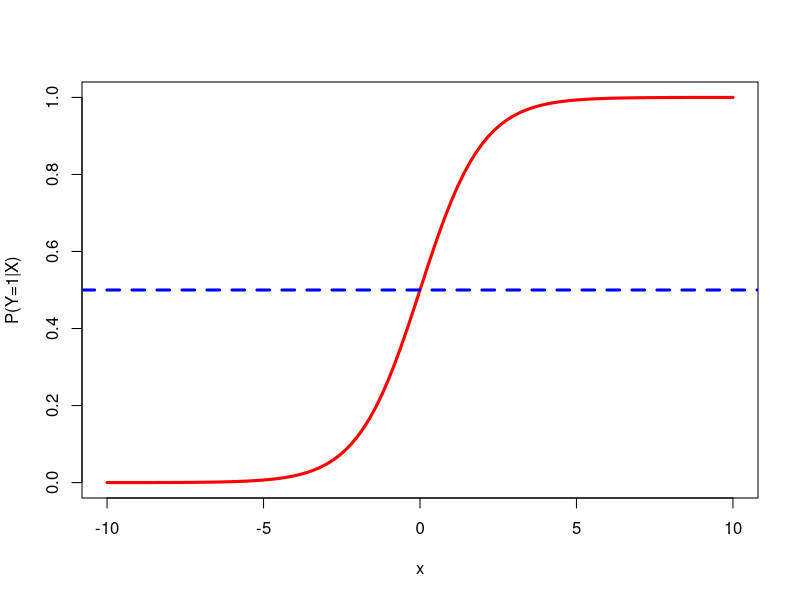
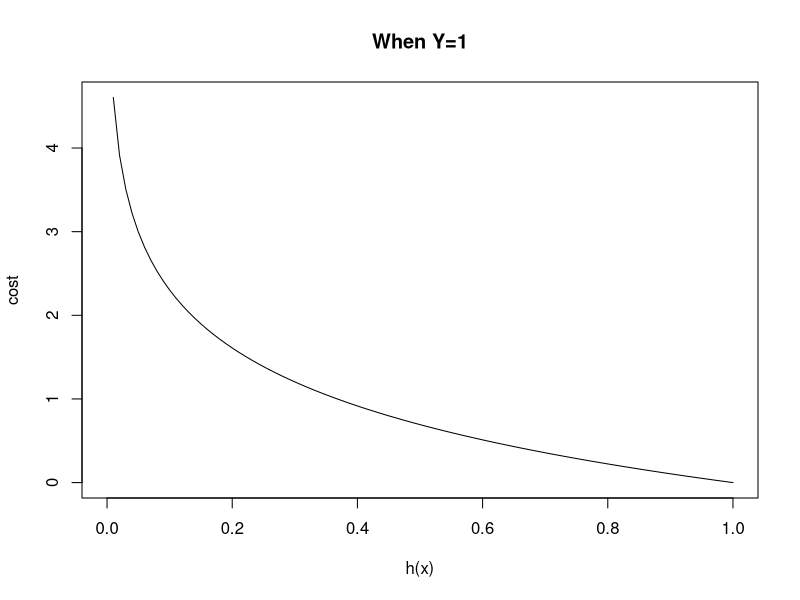
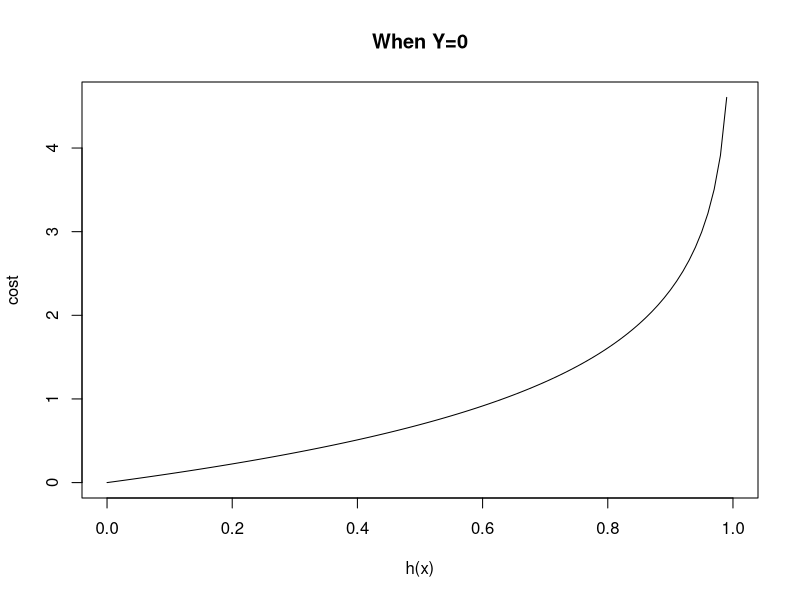
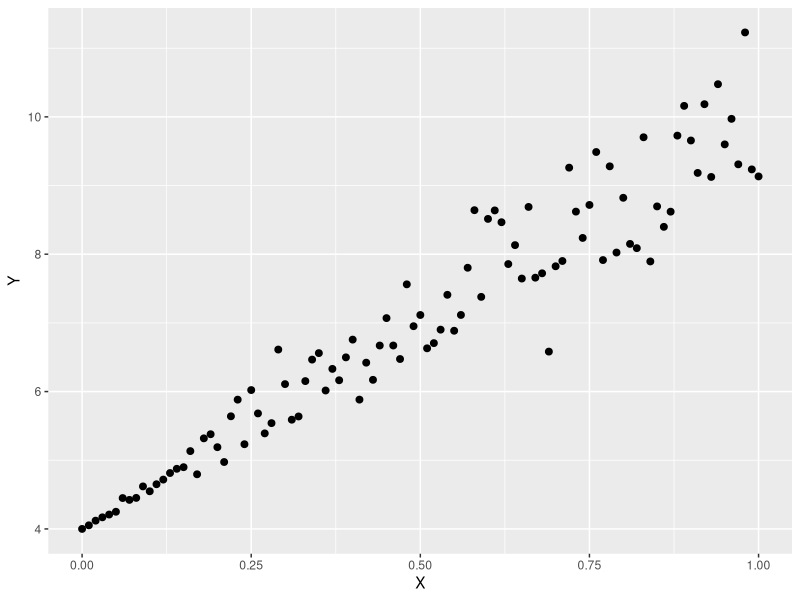
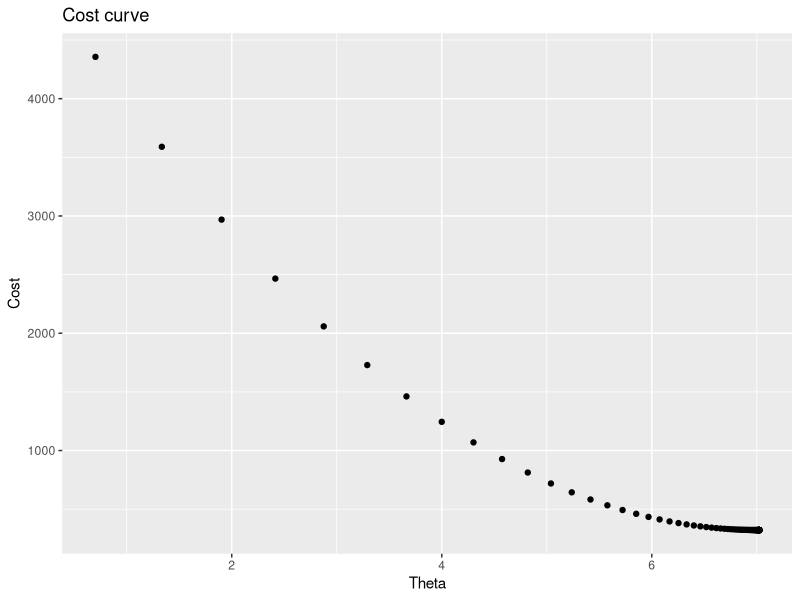
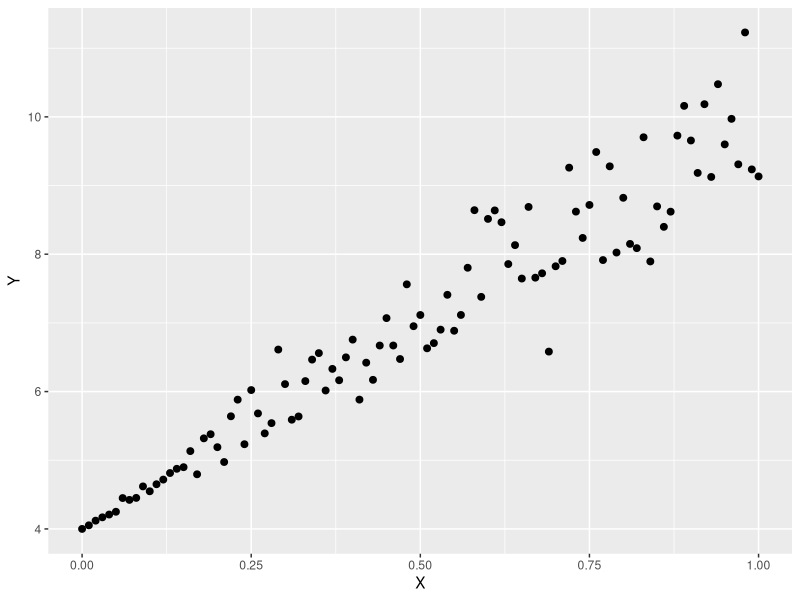
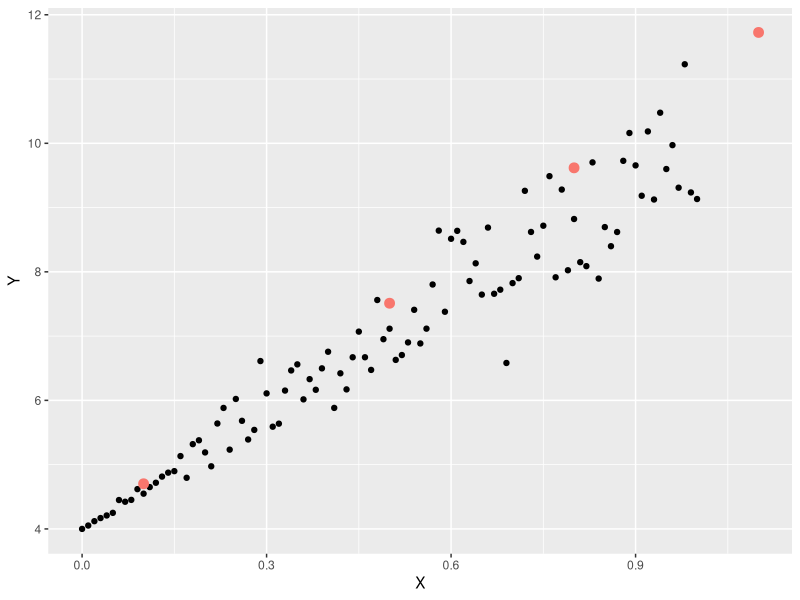

Reproduce these figures in R, in order.
## ---- chunk 1
library("MASS")
library(ggplot2)
data(menarche)
log_data <- data.frame(Y=menarche$Menarche/menarche$Total)
log_data$X <- menarche$Age

glm.out <- glm(cbind(Menarche, Total-Menarche) ~ Age,family=binomial(logit), data=menarche)
lm.out <- lm(Y~X, data=log_data)

log_data$fitted <- glm.out$fitted

data_points <- ggplot(log_data) + geom_point(aes(x=X,y=Y),color='blue',size=3)
line_points <- data_points + geom_abline(intercept = coef(lm.out)[1], slope = coef(lm.out)[2],color='green',size=1)
curve_points <- line_points + geom_line(aes(x=X,y=fitted),color='red',size=1) 
## ---- chunk 2
curve(1/(1+exp(-x)), from = -10, to = 10, ylab="P(Y=1|X)", col = 'red', lwd = 3.0)
abline(a=0.5, b=0, lty=2, col='blue', lwd = 3.0)
## ---- chunk 3
curve(-log(x),from = 0, to = 1, xlab="h(x)", ylab = "cost", main = "When Y=1")
curve(-log(1-x),from = 0, to = 1, xlab="h(x)", ylab = "cost", main = "When Y=0")
## ---- chunk 4
x <- seq(0,1,by=0.01)
y <- 4 + 3*x*rnorm(length(x),2,sd=0.3)
df <- data.frame(cbind(X=x,Y=y))

## take a look at the data
ggplot(data=df,aes(x=X,y=Y))+geom_point(size=2)
## ---- chunk 5
x <- cbind(1,x)  #Add ones to x  
theta<- c(0,0)  # initalize theta vector 
m <- nrow(x)  # Number of the observations 
grad_cost <- function(X,y,theta) return(sum(((X%*%theta)- y)^2))
## ---- chunk 6
gradDescent<-function(X,y,theta,iterations,alpha){
  m <- length(y)
  grad <- rep(0,length(theta))
  cost.df <- data.frame(cost=0,theta=0)
  
  for (i in 1:iterations){
    h <- X%*%theta
    grad <-  (t(X)%*%(h - y))/m
    theta <- theta - alpha * grad
    cost.df <- rbind(cost.df,c(grad_cost(X,y,theta),theta))    
  }  
  
  return(list(theta,cost.df))
}
## ---- chunk 7
## initialize X, y and theta
X1<-matrix(ncol=1,nrow=nrow(df),cbind(1,df$X))
Y1<-matrix(ncol=1,nrow=nrow(df),df$Y)

init_theta<-as.matrix(c(0))
grad_cost(X1,Y1,init_theta)

iterations = 100
alpha = 0.1
results <- gradDescent(X1,Y1,init_theta,iterations,alpha)
## ---- chunk 8
theta <- results[1][[1]]
cost.df <- results[2]
cost.df <- as.data.frame(cost.df)[-1,]
ggplot(cost.df,aes(x=cost.df$theta,y=cost.df$cost)) + geom_point()+
  ylab("Cost")+xlab("Theta")+ggtitle("Cost curve")
## ---- chunk 9
grad_cost(X1,Y1,theta[[1]])
## Make some predictions
intercept <- df[df$X==0,]$Y
pred <- function (x) return(intercept+c(x)%*%theta)
new_points <- c(0.1,0.5,0.8,1.1)
new_preds <- data.frame(X=new_points,Y=sapply(new_points,pred))
## ---- chunk 10
ggplot(data=df,aes(x=X,y=Y))+geom_point(size=2)
ggplot(data=df,aes(x=X,y=Y))+geom_point()+geom_point(data=new_preds,aes(x=X,y=Y,color='red'),size=3)+scale_colour_discrete(guide = FALSE)
